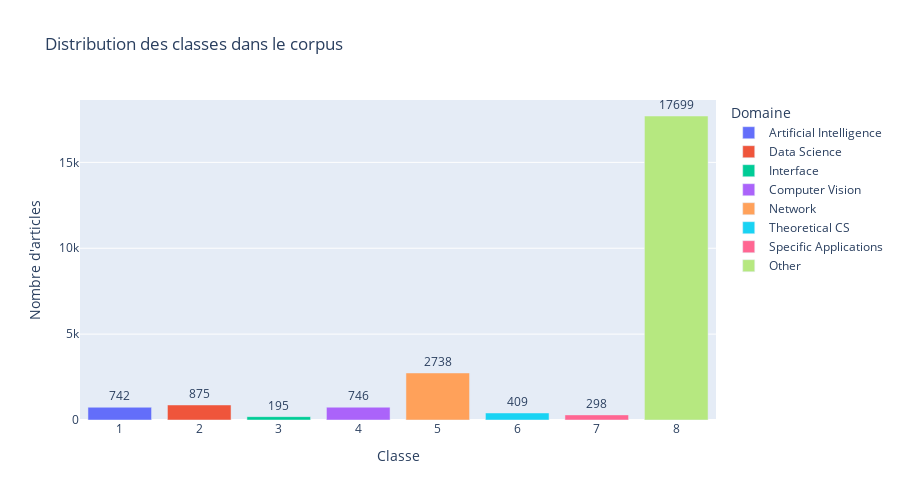

Notebook code for this chart:
### Markdown cell above
## Exploration de la distribution des classes

### Code cell
# 3. Exploration de la distribution des classes
fig = explore_class_distribution(df)
fig.show()

### Figure 1 — Plotly figure (JSON) as saved in the notebook; plotly's stock layout.template omitted (floating-point values rounded to 4 significant figures)
{"data": [{"alignmentgroup": "True", "hovertemplate": "Domaine=Artificial Intelligence<br>Classe=%{x}<br>Nombre d'articles=%{text}<extra></extra>", "legendgroup": "Artificial Intelligence", "marker": {"color": "#636efa", "pattern": {"shape": ""}}, "name": "Artificial Intelligence", "offsetgroup": "Artificial Intelligence", "orientation": "v", "showlegend": true, "text": [742], "textposition": "outside", "type": "bar", "x": [1], "xaxis": "x", "y": [742], "yaxis": "y"}, {"alignmentgroup": "True", "hovertemplate": "Domaine=Data Science<br>Classe=%{x}<br>Nombre d'articles=%{text}<extra></extra>", "legendgroup": "Data Science", "marker": {"color": "#EF553B", "pattern": {"shape": ""}}, "name": "Data Science", "offsetgroup": "Data Science", "orientation": "v", "showlegend": true, "text": [875], "textposition": "outside", "type": "bar", "x": [2], "xaxis": "x", "y": [875], "yaxis": "y"}, {"alignmentgroup": "True", "hovertemplate": "Domaine=Interface<br>Classe=%{x}<br>Nombre d'articles=%{text}<extra></extra>", "legendgroup": "Interface", "marker": {"color": "#00cc96", "pattern": {"shape": ""}}, "name": "Interface", "offsetgroup": "Interface", "orientation": "v", "showlegend": true, "text": [195], "textposition": "outside", "type": "bar", "x": [3], "xaxis": "x", "y": [195], "yaxis": "y"}, {"alignmentgroup": "True", "hovertemplate": "Domaine=Computer Vision<br>Classe=%{x}<br>Nombre d'articles=%{text}<extra></extra>", "legendgroup": "Computer Vision", "marker": {"color": "#ab63fa", "pattern": {"shape": ""}}, "name": "Computer Vision", "offsetgroup": "Computer Vision", "orientation": "v", "showlegend": true, "text": [746], "textposition": "outside", "type": "bar", "x": [4], "xaxis": "x", "y": [746], "yaxis": "y"}, {"alignmentgroup": "True", "hovertemplate": "Domaine=Network<br>Classe=%{x}<br>Nombre d'articles=%{text}<extra></extra>", "legendgroup": "Network", "marker": {"color": "#FFA15A", "pattern": {"shape": ""}}, "name": "Network", "offsetgroup": "Network", "orientation": "v", "showlegend": true, "text": [2738], "textposition": "outside", "type": "bar", "x": [5], "xaxis": "x", "y": [2738], "yaxis": "y"}, {"alignmentgroup": "True", "hovertemplate": "Domaine=Theoretical CS<br>Classe=%{x}<br>Nombre d'articles=%{text}<extra></extra>", "legendgroup": "Theoretical CS", "marker": {"color": "#19d3f3", "pattern": {"shape": ""}}, "name": "Theoretical CS", "offsetgroup": "Theoretical CS", "orientation": "v", "showlegend": true, "text": [409], "textposition": "outside", "type": "bar", "x": [6], "xaxis": "x", "y": [409], "yaxis": "y"}, {"alignmentgroup": "True", "hovertemplate": "Domaine=Specific Applications<br>Classe=%{x}<br>Nombre d'articles=%{text}<extra></extra>", "legendgroup": "Specific Applications", "marker": {"color": "#FF6692", "pattern": {"shape": ""}}, "name": "Specific Applications", "offsetgroup": "Specific Applications", "orientation": "v", "showlegend": true, "text": [298], "textposition": "outside", "type": "bar", "x": [7], "xaxis": "x", "y": [298], "yaxis": "y"}, {"alignmentgroup": "True", "hovertemplate": "Domaine=Other<br>Classe=%{x}<br>Nombre d'articles=%{text}<extra></extra>", "legendgroup": "Other", "marker": {"color": "#B6E880", "pattern": {"shape": ""}}, "name": "Other", "offsetgroup": "Other", "orientation": "v", "showlegend": true, "text": [17699], "textposition": "outside", "type": "bar", "x": [8], "xaxis": "x", "y": [17699], "yaxis": "y"}], "layout": {"barmode": "relative", "height": 500, "legend": {"title": {"text": "Domaine"}, "tracegroupgap": 0}, "title": {"text": "Distribution des classes dans le corpus"}, "width": 900, "xaxis": {"anchor": "y", "domain": [0, 1], "title": {"text": "Classe"}}, "yaxis": {"anchor": "x", "domain": [0, 1], "title": {"text": "Nombre d'articles"}}}}
